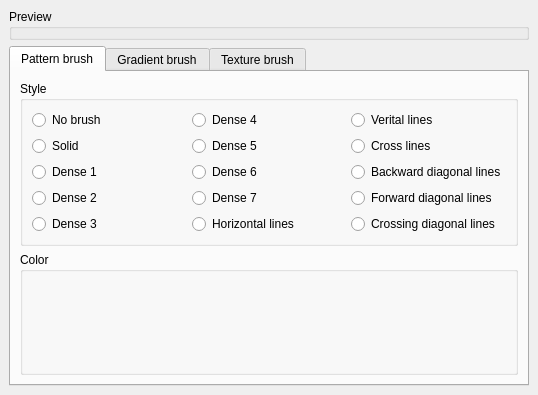
<?xml version="1.0" encoding="UTF-8"?>
<ui version="4.0">
 <class>BrushEditorForm</class>
 <widget class="QWidget" name="BrushEditorForm">
  <property name="geometry">
   <rect>
    <x>0</x>
    <y>0</y>
    <width>538</width>
    <height>395</height>
   </rect>
  </property>
  <property name="windowTitle">
   <string>Brush properties</string>
  </property>
  <layout class="QVBoxLayout">
   <property name="spacing">
    <number>6</number>
   </property>
   <property name="leftMargin">
    <number>9</number>
   </property>
   <property name="topMargin">
    <number>9</number>
   </property>
   <property name="rightMargin">
    <number>9</number>
   </property>
   <property name="bottomMargin">
    <number>9</number>
   </property>
   <item>
    <widget class="QGroupBox" name="PreviewBox">
     <property name="title">
      <string>Preview</string>
     </property>
    </widget>
   </item>
   <item>
    <widget class="QTabWidget" name="BrushPropsTab">
     <property name="currentIndex">
      <number>0</number>
     </property>
     <widget class="QWidget" name="patternBrushTab">
      <attribute name="title">
       <string>Pattern brush</string>
      </attribute>
      <layout class="QVBoxLayout">
       <property name="spacing">
        <number>6</number>
       </property>
       <property name="leftMargin">
        <number>9</number>
       </property>
       <property name="topMargin">
        <number>9</number>
       </property>
       <property name="rightMargin">
        <number>9</number>
       </property>
       <property name="bottomMargin">
        <number>9</number>
       </property>
       <item>
        <widget class="QGroupBox" name="styleBox">
         <property name="title">
          <string>Style</string>
         </property>
         <layout class="QGridLayout">
          <property name="leftMargin">
           <number>9</number>
          </property>
          <property name="topMargin">
           <number>9</number>
          </property>
          <property name="rightMargin">
           <number>9</number>
          </property>
          <property name="bottomMargin">
           <number>9</number>
          </property>
          <property name="spacing">
           <number>6</number>
          </property>
          <item row="4" column="0">
           <widget class="QRadioButton" name="dense3PatternButton">
            <property name="text">
             <string>Dense 3</string>
            </property>
           </widget>
          </item>
          <item row="4" column="1">
           <widget class="QRadioButton" name="HorPatternButton">
            <property name="text">
             <string>Horizontal lines</string>
            </property>
           </widget>
          </item>
          <item row="4" column="2">
           <widget class="QRadioButton" name="DiagCrossPatternButton">
            <property name="text">
             <string>Crossing diagonal lines</string>
            </property>
           </widget>
          </item>
          <item row="0" column="1">
           <widget class="QRadioButton" name="dense4PatternButton">
            <property name="text">
             <string>Dense 4</string>
            </property>
           </widget>
          </item>
          <item row="2" column="0">
           <widget class="QRadioButton" name="dense1PatternButton">
            <property name="text">
             <string>Dense 1</string>
            </property>
           </widget>
          </item>
          <item row="1" column="0">
           <widget class="QRadioButton" name="solidPatternButton">
            <property name="text">
             <string>Solid</string>
            </property>
           </widget>
          </item>
          <item row="0" column="0">
           <widget class="QRadioButton" name="noBrushButton">
            <property name="text">
             <string>No brush</string>
            </property>
           </widget>
          </item>
          <item row="3" column="0">
           <widget class="QRadioButton" name="dense2PatternButton">
            <property name="text">
             <string>Dense 2</string>
            </property>
           </widget>
          </item>
          <item row="1" column="1">
           <widget class="QRadioButton" name="dense5PatternButton">
            <property name="text">
             <string>Dense 5</string>
            </property>
           </widget>
          </item>
          <item row="3" column="2">
           <widget class="QRadioButton" name="FDiagPatternButton">
            <property name="text">
             <string>Forward diagonal lines</string>
            </property>
           </widget>
          </item>
          <item row="3" column="1">
           <widget class="QRadioButton" name="dense7PatternButton">
            <property name="text">
             <string>Dense 7</string>
            </property>
           </widget>
          </item>
          <item row="2" column="1">
           <widget class="QRadioButton" name="dense6PatternButton">
            <property name="text">
             <string>Dense 6</string>
            </property>
           </widget>
          </item>
          <item row="0" column="2">
           <widget class="QRadioButton" name="VerPatternButton">
            <property name="text">
             <string>Verital lines</string>
            </property>
           </widget>
          </item>
          <item row="2" column="2">
           <widget class="QRadioButton" name="BDiagPatternButton">
            <property name="text">
             <string>Backward diagonal lines</string>
            </property>
           </widget>
          </item>
          <item row="1" column="2">
           <widget class="QRadioButton" name="CrossPatternButton">
            <property name="text">
             <string>Cross lines</string>
            </property>
           </widget>
          </item>
         </layout>
        </widget>
       </item>
       <item>
        <widget class="QGroupBox" name="colorBox">
         <property name="title">
          <string>Color</string>
         </property>
        </widget>
       </item>
      </layout>
     </widget>
     <widget class="QWidget" name="gradientBrushTab">
      <attribute name="title">
       <string>Gradient brush</string>
      </attribute>
      <layout class="QGridLayout">
       <property name="leftMargin">
        <number>9</number>
       </property>
       <property name="topMargin">
        <number>9</number>
       </property>
       <property name="rightMargin">
        <number>9</number>
       </property>
       <property name="bottomMargin">
        <number>9</number>
       </property>
       <property name="spacing">
        <number>6</number>
       </property>
       <item row="0" column="0">
        <widget class="QGroupBox" name="gradientBox">
         <property name="title">
          <string>Gradient</string>
         </property>
        </widget>
       </item>
      </layout>
     </widget>
     <widget class="QWidget" name="textureBrushTab">
      <attribute name="title">
       <string>Texture brush</string>
      </attribute>
     </widget>
    </widget>
   </item>
  </layout>
 </widget>
 <resources/>
 <connections/>
</ui>
